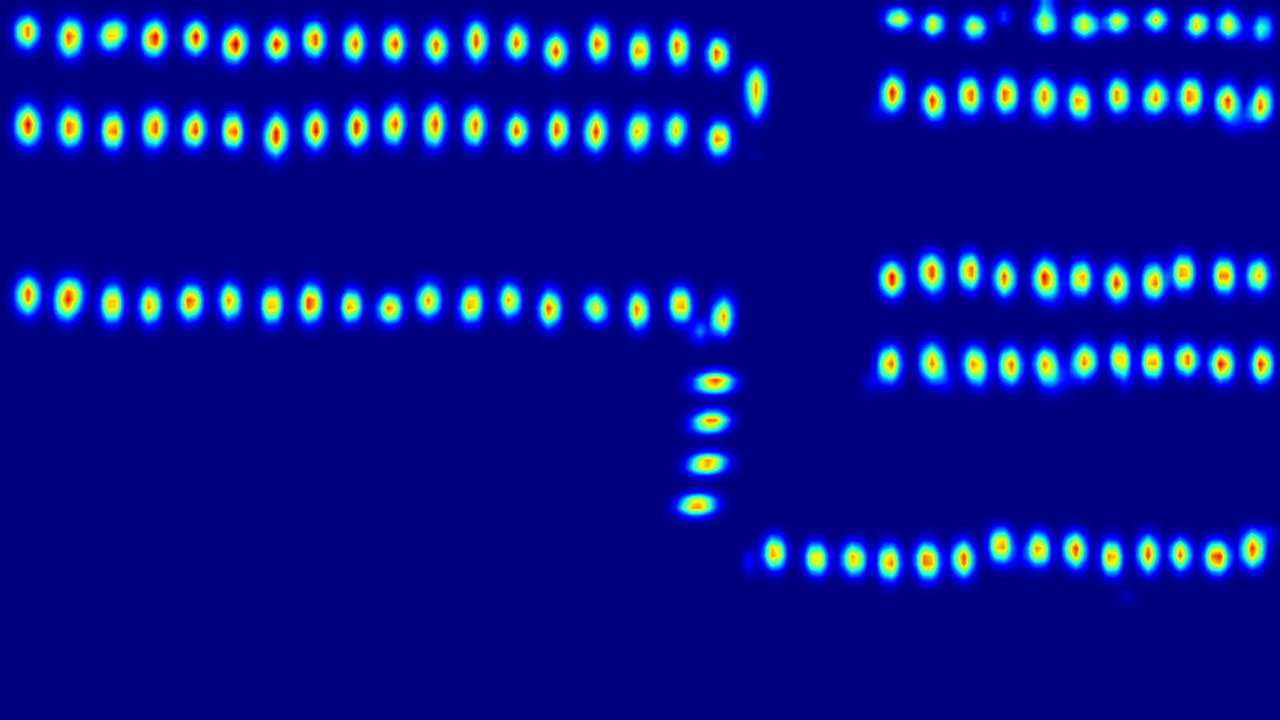
#> input picture Heatmap-Learner-CNN-for-Object-Counting-master/results/heatmap-456.png, 1280 x 720 px
$ python heatmap2peakmappy.py
#> lines starting #> are read from the running program, lines starting #| are printed output that depends on the picture; after the words box and inside, x2 and y2 are one past the last pixel; in counts of white or black regions, pixels touching at a corner belong together
#> further down, image is the input picture: shape (720, 1280, 3); mean B, G, R 143.2, 18.3, 7
# -*- coding: utf-8 -*-
"""
Created on Wed Dec 15 21:32:15 2021

@author: aaa
"""

import cv2
from PIL import Image
import numpy as np
from scipy.ndimage import maximum_filter, median_filter
from scipy.ndimage.morphology import generate_binary_structure, binary_erosion

def detect_peaks(image):
    # 归一化
    image = (image - image.min()) / (image.max() - image.min())
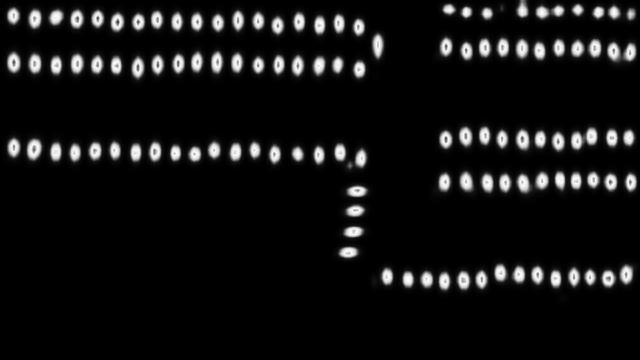
#> image: shape (720, 1280) float64 (shown at 1/2 size); min 0, max 1, mean 0.0718
    # 阈值选0.1
    image[image < 0.1] = 0
    neighborhood = generate_binary_structure(2, 2)
    # 局部极大
    local_max = maximum_filter(image, footprint=neighborhood) == image
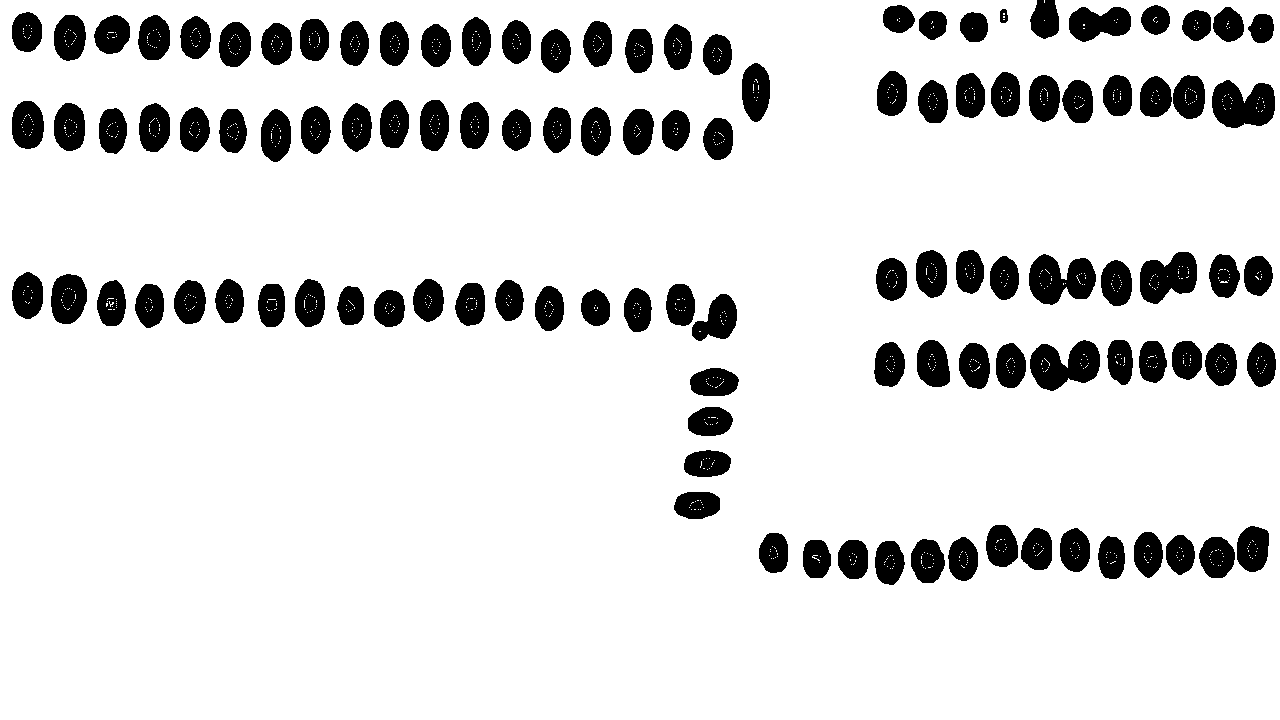
#> local_max: shape (720, 1280) bool; 87.1% white; 112 black regions, largest, box (x1, y1, x2, y2) and area: (1030, 340, 1100, 391) 2362, (1029, 254, 1096, 305) 2304, (1212, 80, 1275, 128) 2268
    # 取出背景
    background = (image == 0)
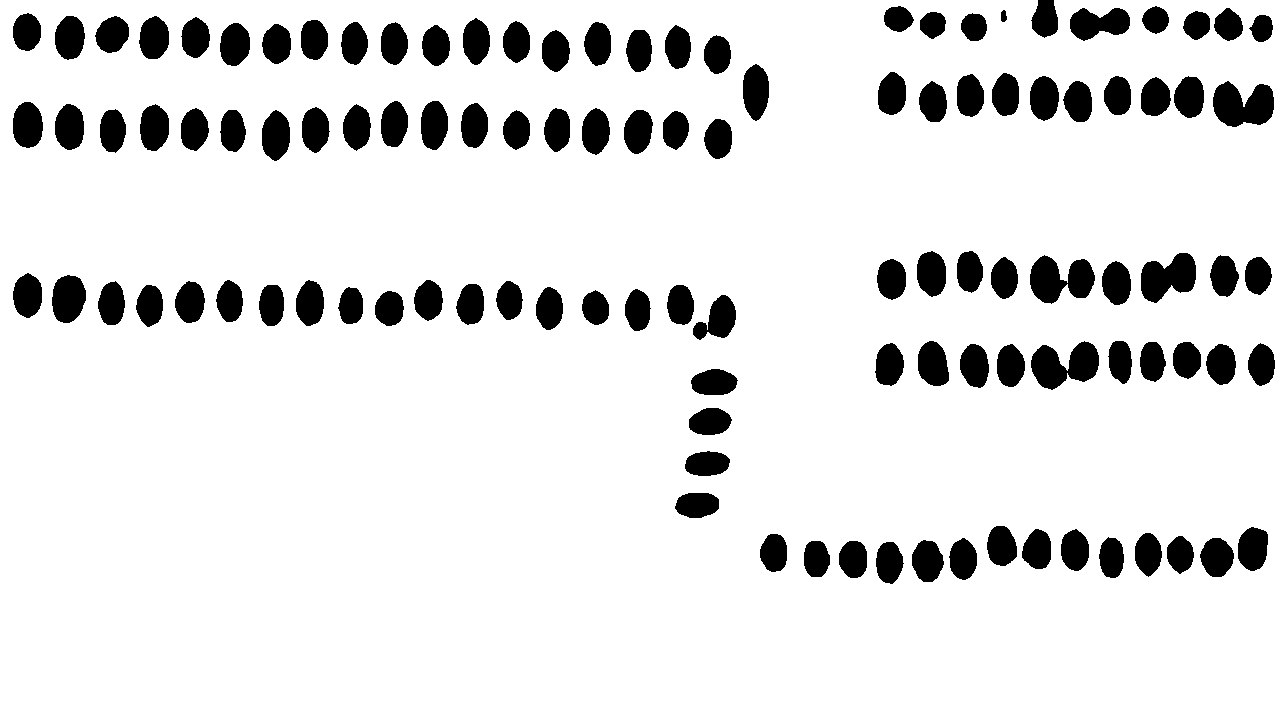
#> background: shape (720, 1280) bool; 88.7% white; 112 black regions, largest, box (x1, y1, x2, y2) and area: (1031, 341, 1099, 390) 2087, (1030, 255, 1095, 304) 2037, (1213, 81, 1274, 127) 2024
    # 对背景做形态学腐蚀
    eroded_background = binary_erosion(background, structure=neighborhood, border_value=1)
#> eroded_background: shape (720, 1280) bool; 86.9% white; 112 black regions, largest, box (x1, y1, x2, y2) and area: (1030, 340, 1100, 391) 2392, (1029, 254, 1096, 305) 2342, (1212, 80, 1275, 128) 2294
    # 局部极大跟背景做异或
    detected_peaks = local_max ^ eroded_background
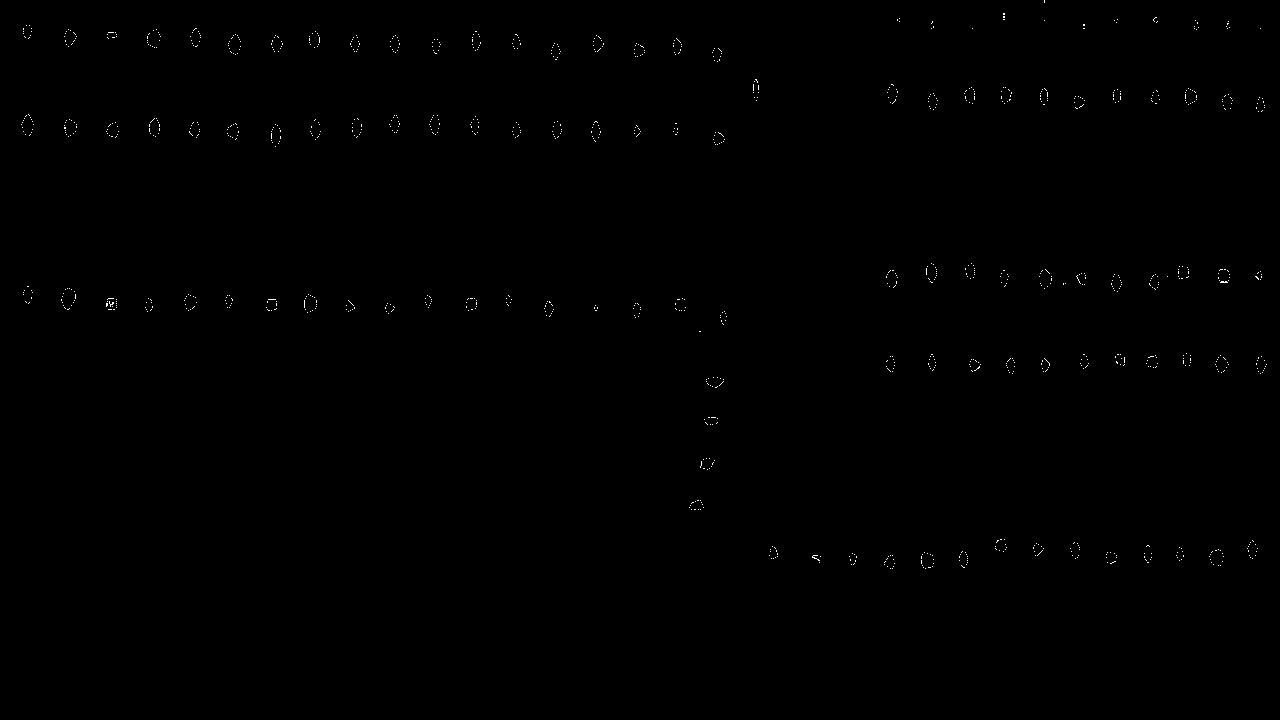
#> detected_peaks: shape (720, 1280) bool; 0.19% white in thin lines or dots, all inside (x1, y1, x2, y2) = (21, 0, 1267, 569)
    return background


if __name__ == "__main__":
    image = cv2.imread("results/heatmap-456.png", cv2.IMREAD_COLOR)
    image = cv2.cvtColor(image, cv2.COLOR_BGR2GRAY) / 255.0
    PMimage = detect_peaks(image)
    # PMimage = np.array(PMimage * 255, dtype="uint8")
    # cv2.imwrite("peaks.png", PMimage)
    # 一样的，用cv2和PIL.Image存都行，PIL不需要*255，convert("L")的意思是转换为灰度图
    peakI = Image.fromarray(PMimage).convert("L")
    peakI.save("peakmap.bmp")

$ run again, with Heatmap-Learner-CNN-for-Object-Counting-master/results/heatmap-457.png copied over Heatmap-Learner-CNN-for-Object-Counting-master/results/heatmap-456.png
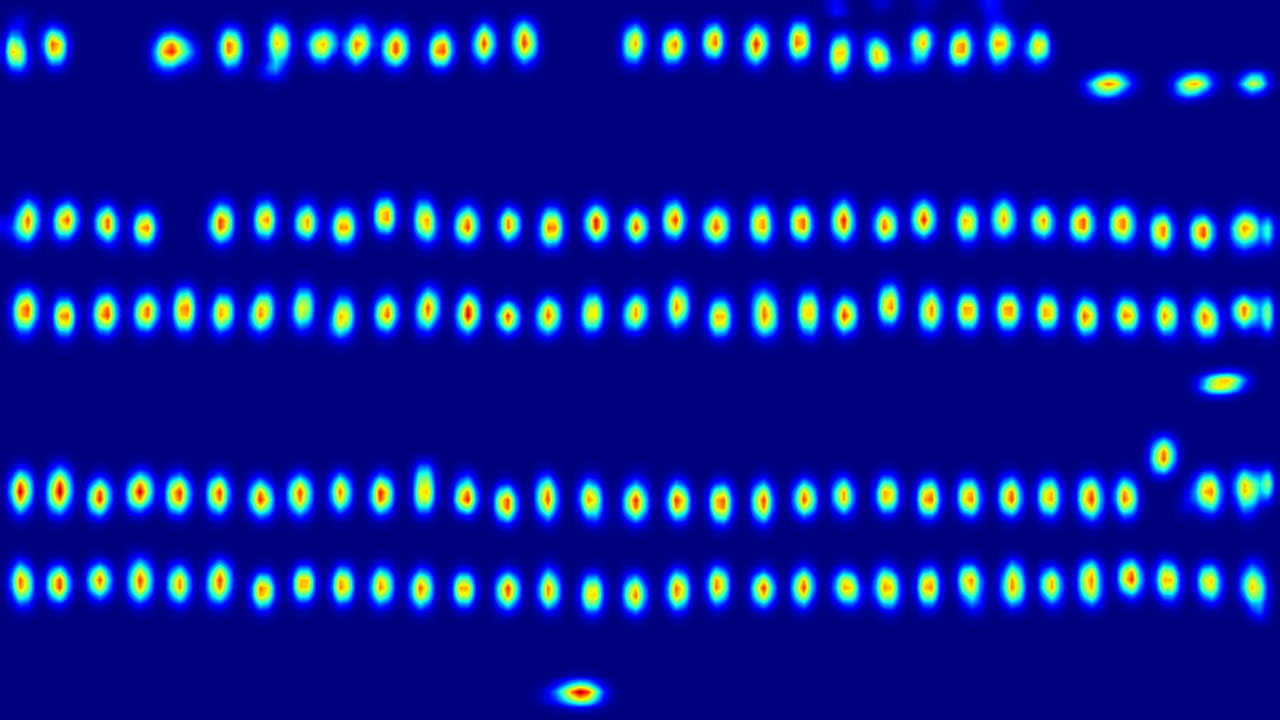
#> input picture Heatmap-Learner-CNN-for-Object-Counting-master/results/heatmap-457.png, 1280 x 720 px
#> image is the input picture: shape (720, 1280, 3); mean B, G, R 149.8, 26.1, 9.9
#> in detect_peaks, `local_max = maximum_filter(image, footprint=neighborhood) == image`:
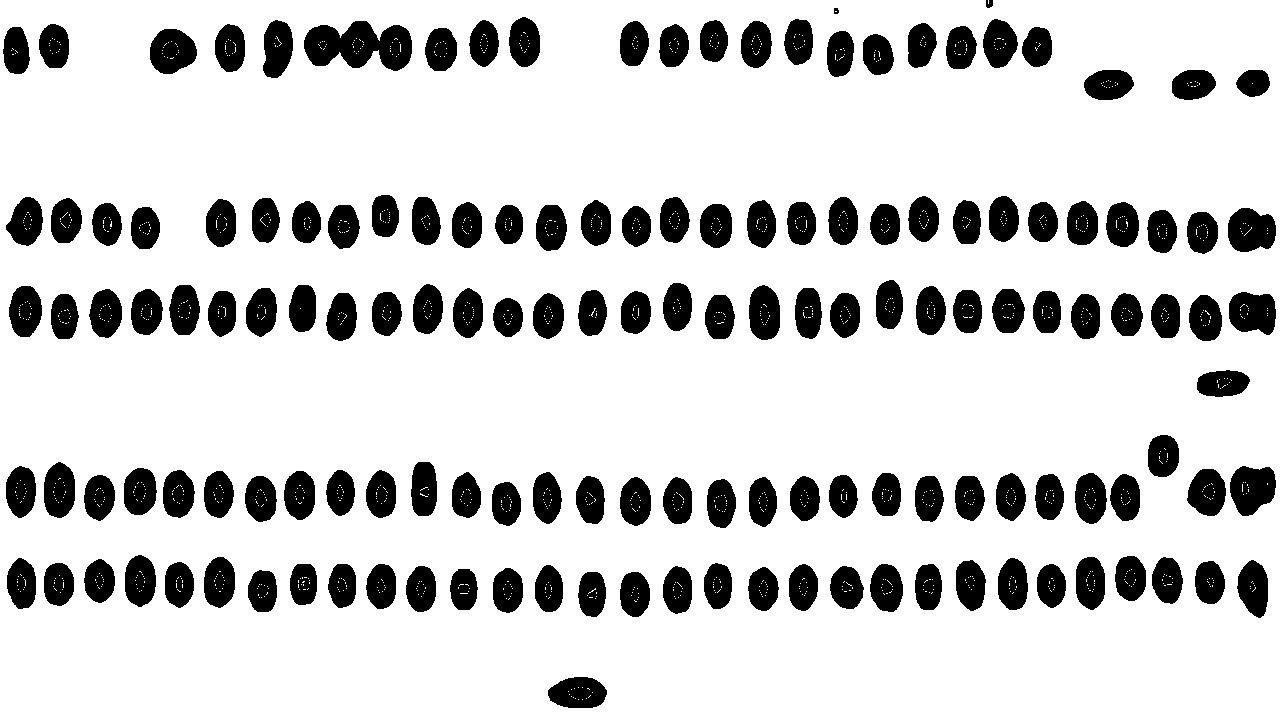
#> local_max: shape (720, 1280) bool; 82% white; 150 black regions, largest, box (x1, y1, x2, y2) and area: (304, 21, 412, 71) 3685, (1230, 466, 1276, 516) 1727, (1228, 208, 1276, 252) 1670
#> background: shape (720, 1280) bool; 84.1% white; 151 black regions (1 under 20 px), largest, box (x1, y1, x2, y2) and area: (305, 22, 379, 67) 2203, (1231, 467, 1275, 515) 1553, (1229, 209, 1275, 251) 1497
#> eroded_background: shape (720, 1280) bool; 81.7% white; 150 black regions, largest, box (x1, y1, x2, y2) and area: (304, 21, 412, 71) 3733, (1230, 466, 1276, 516) 1747, (1228, 208, 1276, 252) 1688
#> in detect_peaks, `detected_peaks = local_max ^ eroded_background`:
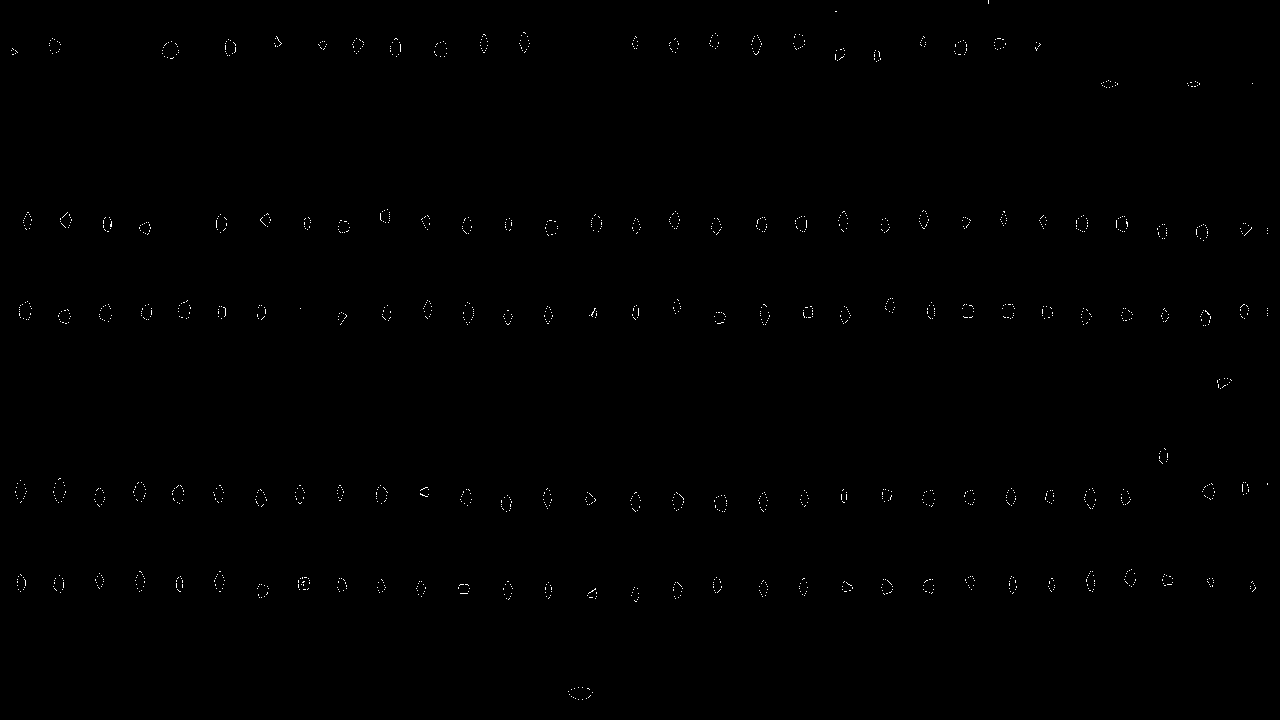
#> detected_peaks: shape (720, 1280) bool; 0.27% white in thin lines or dots
